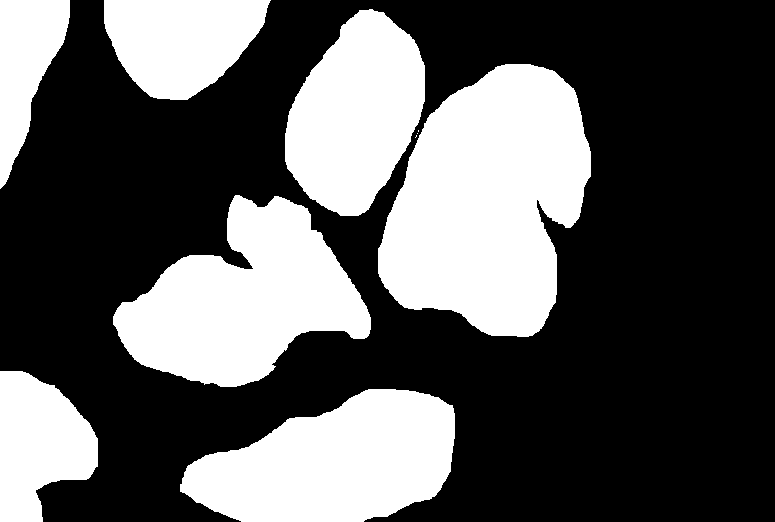
%> input picture total_data_normalized/Test_anno/09-1339-01-4_anno.bmp, 775 x 522 px; its folder holds 4 pictures in this run
$ octave anno_img.m   (GNU Octave 9; MATLAB toolbox functions it lacks are replaced by stand-ins)
%> lines starting %> are read from the running program, lines starting %| are printed output that depends on the picture; in (x1, y1, x2, y2) boxes, pixels count from 0 and x2, y2 are one past the last pixel; in counts of white or black regions, pixels touching at a corner belong together; the program's own positions count from 1
cd('/media/rahul/1098D6BA98D69E12/academics/SEMESTER_7/BTP/data_normalized/Test_anno');
% cd ('/media/rahul/1098D6BA98D69E12/academics/SEMESTER_7/BTP/data_normalized/Test');
dir_list = dir;
for i=3:15
%     cd ('/media/rahul/1098D6BA98D69E12/academics/SEMESTER_7/BTP/data_normalized/Test');
    cd('/media/rahul/1098D6BA98D69E12/academics/SEMESTER_7/BTP/data_normalized/Test_anno')
    name = dir_list(i).name;
    namepart = strtok(name,'.');
    newname = strcat(namepart,'_bin.jpg');
    im = imread(name);
%> im: size 522x775 logical; 35.8% white; 10 white regions (3 under 20 px), largest, box (x1, y1, x2, y2) and area: (378, 64, 591, 337) 41144, (113, 195, 371, 387) 28161, (180, 389, 455, 522) 25616
    newim = imrotate(im,-90);
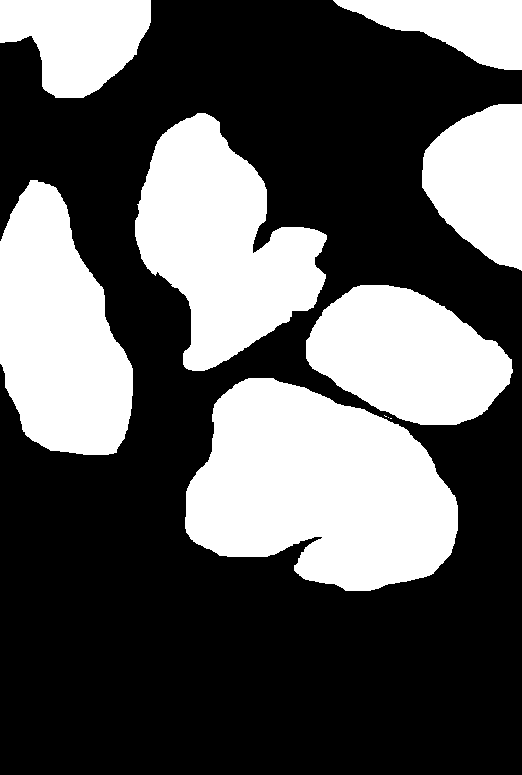
%> newim: size 775x522 logical; 35.8% white; 10 white regions (3 under 20 px), largest, box (x1, y1, x2, y2) and area: (185, 378, 458, 591) 41144, (135, 113, 327, 371) 28161, (0, 180, 133, 455) 25616
    newim = fliplr(newim);  %for greyscale image
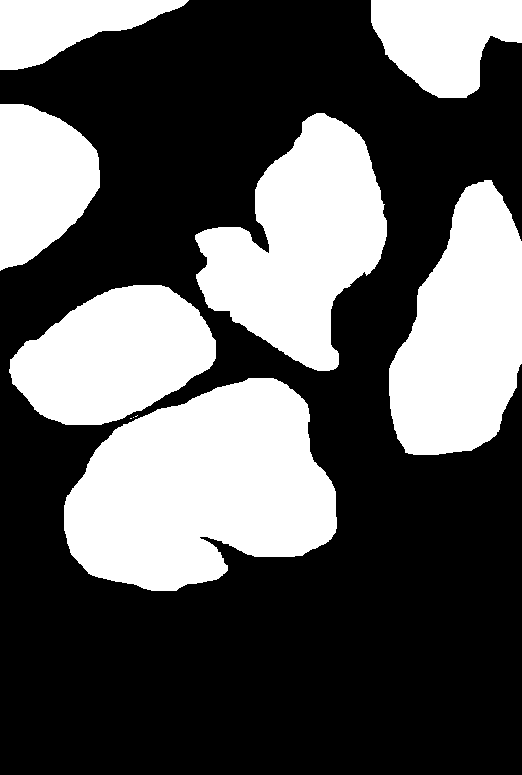
%> newim: size 775x522 logical; 35.8% white; 10 white regions (3 under 20 px), largest, box (x1, y1, x2, y2) and area: (64, 378, 337, 591) 41144, (195, 113, 387, 371) 28161, (389, 180, 522, 455) 25616
%     for i=1:3
%         newim(:,:,i) = fliplr(newim(:,:,i));
%     end
    newim = newim(26:390+25,26:390+25,:);
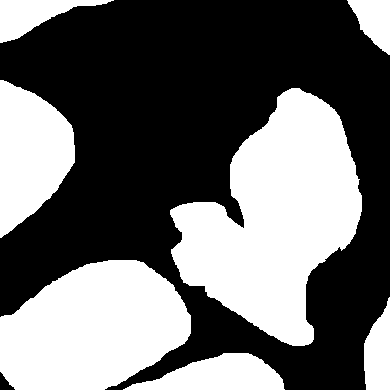
%> newim: size 390x390 logical; 42.2% white; 7 white regions, largest, box (x1, y1, x2, y2) and area: (170, 88, 362, 346) 28161, (0, 260, 191, 390) 18789, (0, 80, 75, 238) 8066
    cd ('/media/rahul/1098D6BA98D69E12/academics/SEMESTER_7/BTP/data_normalized/result_maps');
    imwrite(newim,newname);
end
%> pass 2 of the loop `for i=3:15`:
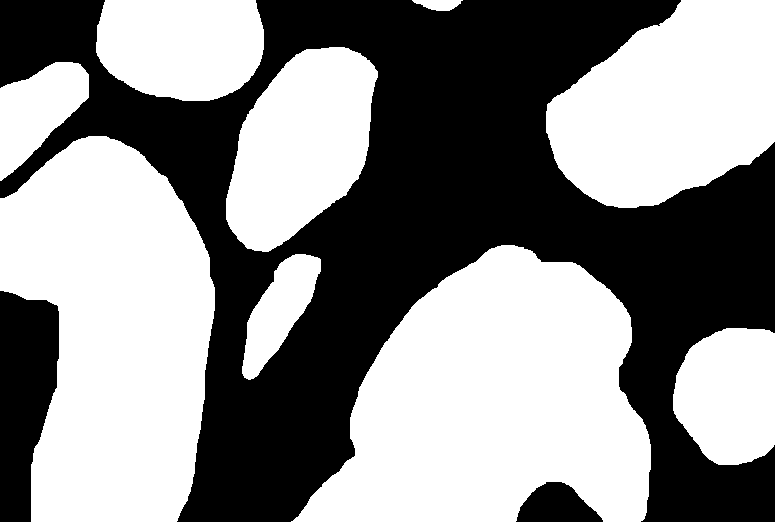
%> input picture total_data_normalized/Test_anno/09-1646-01-4_anno.bmp, 775 x 522 px
%> im: size 522x775 logical; 54.9% white; 3 black regions, box (x1, y1, x2, y2) and area: (0, 0, 775, 522) 169974, (0, 291, 59, 522) 10318, (516, 482, 603, 522) 2333
%> `newim = fliplr(newim);`:
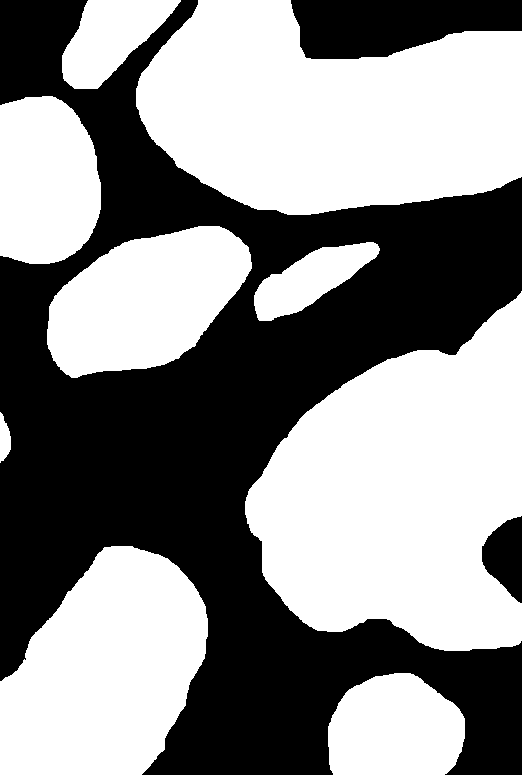
%> newim: size 775x522 logical; 54.9% white; 3 black regions, box (x1, y1, x2, y2) and area: (0, 0, 522, 775) 169974, (291, 0, 522, 59) 10318, (482, 516, 522, 603) 2333
%> `newim = newim(26:390+25,26:390+25,:);`:
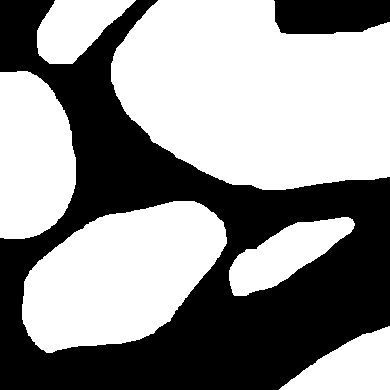
%> newim: size 390x390 logical; 57.1% white; 2 black regions, box (x1, y1, x2, y2) and area: (0, 0, 390, 390) 61643, (274, 0, 390, 34) 3587
%> pass 3 of the loop `for i=3:15`:
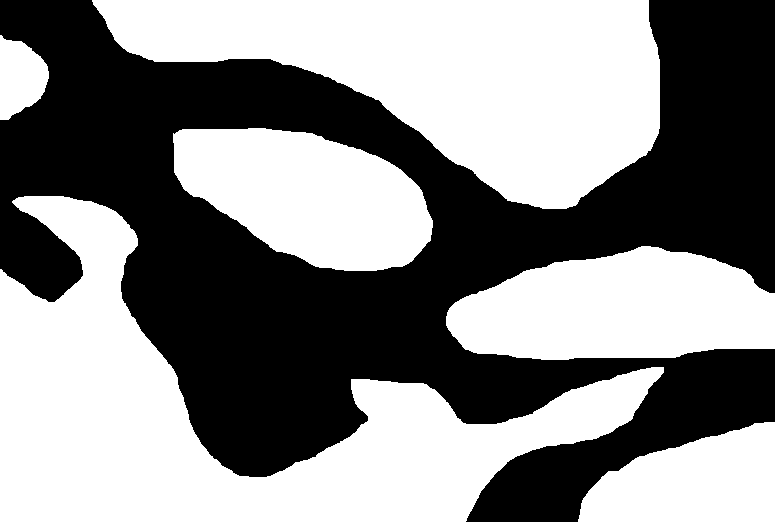
%> input picture total_data_normalized/Test_anno/09-1646-03-4_anno.bmp, 775 x 522 px
%> im: size 522x775 logical; 53.8% white; 1 black region, box (x1, y1, x2, y2) and area: (0, 0, 775, 522) 186773
%> `newim = fliplr(newim);`:
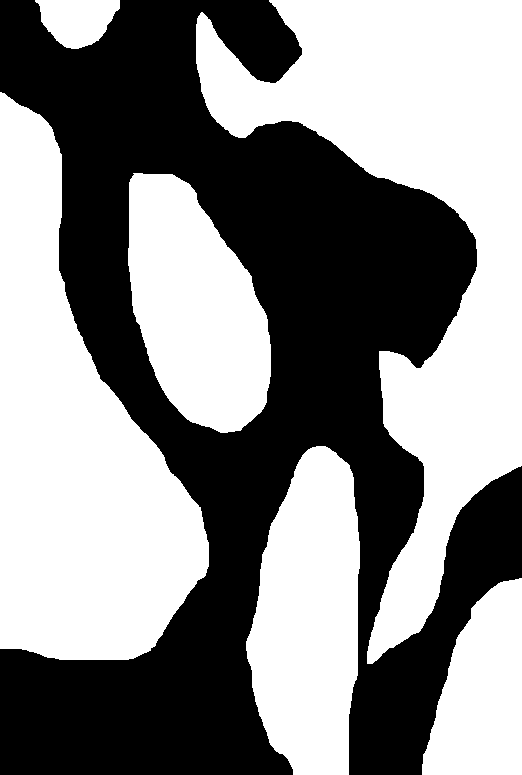
%> newim: size 775x522 logical; 53.8% white; 1 black region, box (x1, y1, x2, y2) and area: (0, 0, 522, 775) 186773
%> `newim = newim(26:390+25,26:390+25,:);`:
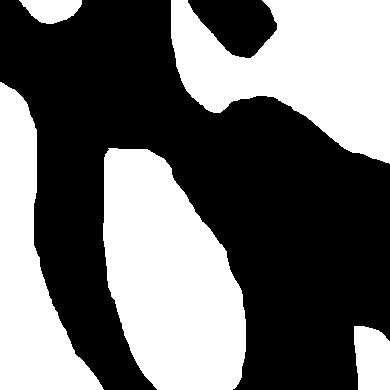
%> newim: size 390x390 logical; 42.7% white; 5 white regions, box (x1, y1, x2, y2) and area: (103, 148, 246, 390) 25110, (171, 0, 390, 164) 22265, (0, 82, 104, 390) 14404, (354, 326, 390, 390) 2043, (19, 0, 82, 24) 1063
%> (the run ends here)
